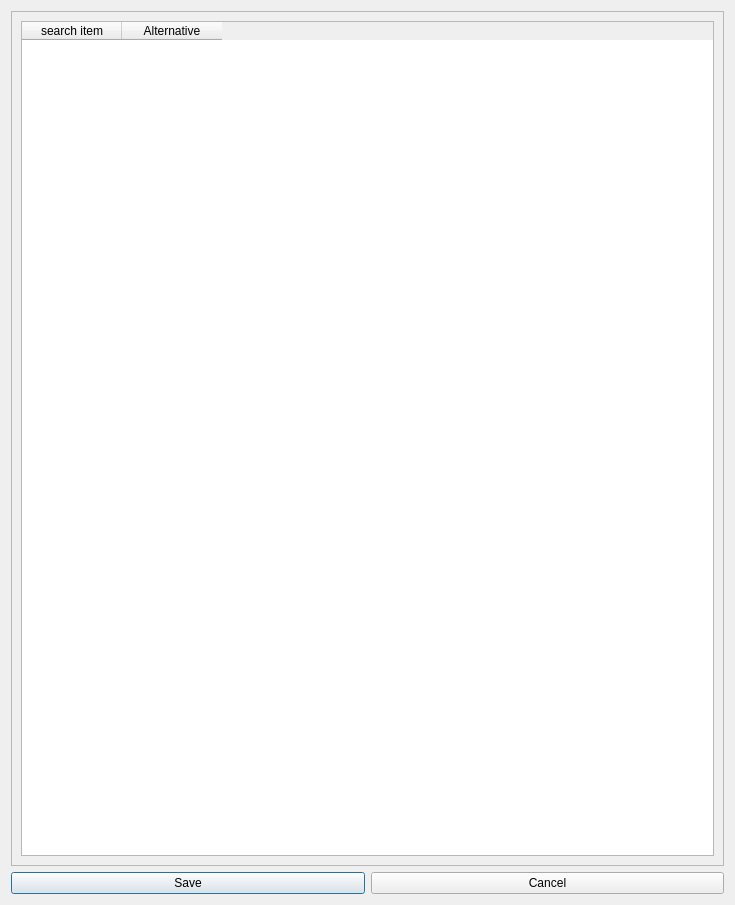
<?xml version="1.0" encoding="UTF-8"?>
<ui version="4.0">
 <class>Suchbegriffedialog</class>
 <widget class="QDialog" name="Suchbegriffedialog">
  <property name="geometry">
   <rect>
    <x>0</x>
    <y>0</y>
    <width>735</width>
    <height>905</height>
   </rect>
  </property>
  <property name="windowTitle">
   <string>Edit search items</string>
  </property>
  <property name="windowIcon">
   <iconset>
    <normaloff>pypordb/8027068_splash.png</normaloff>pypordb/8027068_splash.png</iconset>
  </property>
  <layout class="QGridLayout" name="gridLayout">
   <item row="0" column="0">
    <layout class="QVBoxLayout" name="verticalLayout">
     <item>
      <widget class="QFrame" name="frame">
       <property name="frameShape">
        <enum>QFrame::StyledPanel</enum>
       </property>
       <property name="frameShadow">
        <enum>QFrame::Raised</enum>
       </property>
       <layout class="QHBoxLayout" name="horizontalLayout_2">
        <item>
         <widget class="QTableWidget" name="tableWidgetSuche">
          <column>
           <property name="text">
            <string>search item</string>
           </property>
          </column>
          <column>
           <property name="text">
            <string>Alternative</string>
           </property>
          </column>
         </widget>
        </item>
       </layout>
      </widget>
     </item>
     <item>
      <layout class="QHBoxLayout" name="horizontalLayout">
       <item>
        <widget class="QPushButton" name="pushButtonLandSpeichern">
         <property name="text">
          <string>Save</string>
         </property>
        </widget>
       </item>
       <item>
        <widget class="QPushButton" name="pushButtonLandAbbrechen">
         <property name="text">
          <string>Cancel</string>
         </property>
        </widget>
       </item>
      </layout>
     </item>
    </layout>
   </item>
  </layout>
 </widget>
 <resources/>
 <connections/>
</ui>
